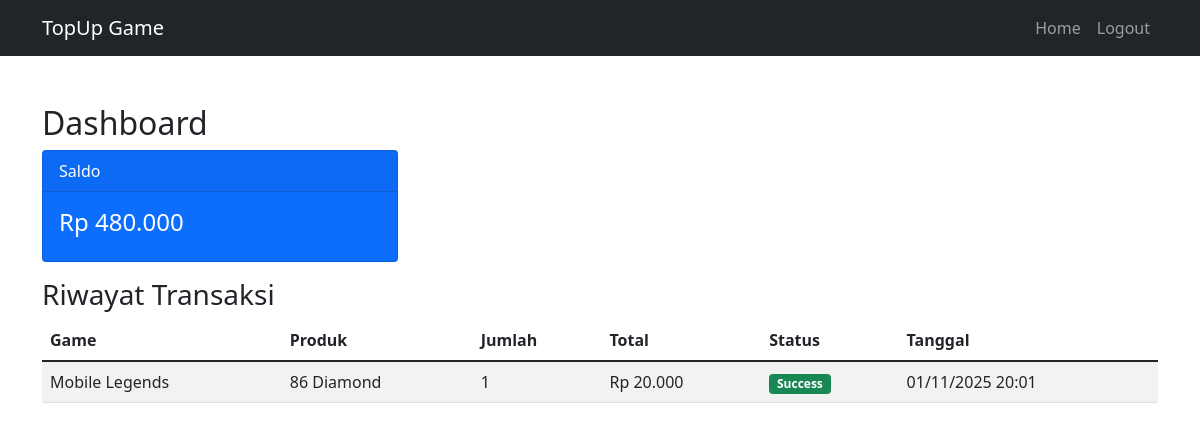
The app's page /dashboard.php (signed in) with its own data.
### tables this page shows
CREATE TABLE `users` (
  `id` int NOT NULL,
  `username` varchar(50) NOT NULL,
  `email` varchar(100) NOT NULL,
  `password` varchar(255) NOT NULL,
  `saldo` decimal(10,2) DEFAULT '0.00',
  `created_at` timestamp NULL DEFAULT CURRENT_TIMESTAMP
);

CREATE TABLE `transaksi` (
  `id` int NOT NULL,
  `user_id` int DEFAULT NULL,
  `produk_id` int DEFAULT NULL,
  `jumlah` int DEFAULT '1',
  `total_harga` decimal(10,2) DEFAULT NULL,
  `status` enum('pending','success','failed') DEFAULT 'pending',
  `created_at` timestamp NULL DEFAULT CURRENT_TIMESTAMP
);

CREATE TABLE `games` (
  `id` int NOT NULL,
  `nama_game` varchar(100) NOT NULL,
  `developer` varchar(100) DEFAULT NULL,
  `gambar` varchar(255) DEFAULT NULL
);

CREATE TABLE `produk` (
  `id` int NOT NULL,
  `game_id` int DEFAULT NULL,
  `nama_produk` varchar(100) NOT NULL,
  `harga` decimal(10,2) NOT NULL,
  `deskripsi` text
);

### dashboard.php (the view, shortened to what this page needs)
<?php
$database = new Database();
$db = $database->getConnection();
$query = "SELECT * FROM users WHERE id = ?";
$stmt = $db->prepare($query);
$stmt->execute([$_SESSION['user_id']]);
$user = $stmt->fetch(PDO::FETCH_ASSOC);
$query = "SELECT t.*, p.nama_produk, g.nama_game
          FROM transaksi t
          JOIN produk p ON t.produk_id = p.id
          JOIN games g ON p.game_id = g.id
          WHERE t.user_id = ?
          ORDER BY t.created_at DESC";
$stmt = $db->prepare($query);
$stmt->execute([$_SESSION['user_id']]);
$transaksi = $stmt->fetchAll(PDO::FETCH_ASSOC);
?>
<!DOCTYPE html>
<html lang="id">
<head>
    <link href="https://cdn.jsdelivr.net/npm/bootstrap@5.1.3/dist/css/bootstrap.min.css" rel="stylesheet">
</head>
<body>
    <nav class="navbar navbar-expand-lg navbar-dark bg-dark">
        <div class="container">
            <a class="navbar-brand" href="index.php">TopUp Game</a>
            <div class="navbar-nav">
                <a class="nav-link" href="index.php">Home</a>
                <a class="nav-link" href="logout.php">Logout</a>
            </div>
        </div>
    </nav>
    <div class="container mt-5">
        <h2>Dashboard</h2>
        <div class="row">
            <div class="col-md-4">
                <div class="card text-white bg-primary mb-3">
                    <div class="card-header">Saldo</div>
                    <div class="card-body">
                        <h4 class="card-title">Rp <?php echo number_format($user['saldo'], 0, ',', '.'); ?></h4>
                    </div>
                </div>
            </div>
        </div>
        <h3>Riwayat Transaksi</h3>
        <table class="table table-striped">
            <thead>
                <tr>
                    <th>Game</th>
                    <th>Produk</th>
                    <th>Jumlah</th>
                    <th>Total</th>
                    <th>Status</th>
                    <th>Tanggal</th>
                </tr>
            </thead>
            <tbody>
                <?php foreach($transaksi as $trx): ?>
                <tr>
                    <td><?php echo $trx['nama_game']; ?></td>
                    <td><?php echo $trx['nama_produk']; ?></td>
                    <td><?php echo $trx['jumlah']; ?></td>
                    <td>Rp <?php echo number_format($trx['total_harga'], 0, ',', '.'); ?></td>
                    <td>
                        <span class="badge bg-<?php echo $trx['status'] == 'success' ? 'success' : ($trx['status'] == 'pending' ? 'warning' : 'danger'); ?>">
                            <?php echo ucfirst($trx['status']); ?>
                        </span>
                    </td>
                    <td><?php echo date('d/m/Y H:i', strtotime($trx['created_at'])); ?></td>
                </tr>
                <?php endforeach; ?>
            </tbody>
        </table>
    </div>
</body>
</html>

### records on screen
users: saldo "480.000"
transaksi: games.nama_game "Mobile Legends", produk.nama_produk "86 Diamond", jumlah "1", total_harga "20.000", status "Success", created_at "01/11/2025 20:01"
